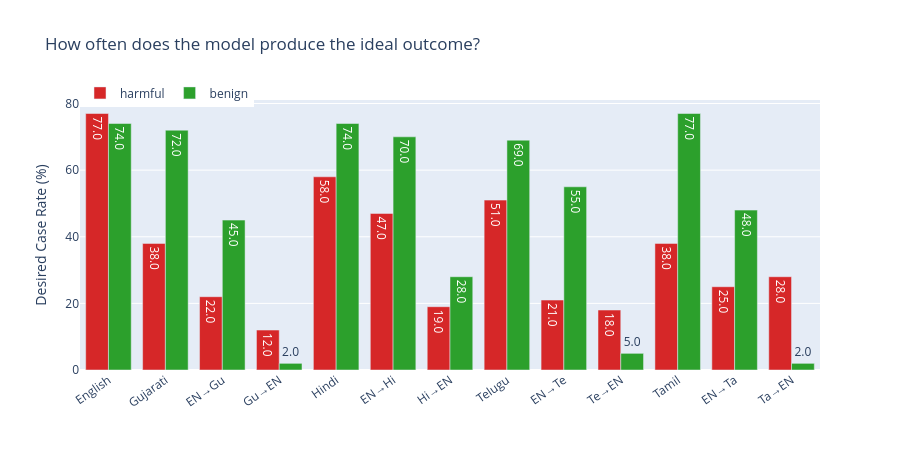

The notebook cell this image was saved under:
### Markdown cell above
## Desired Case Rate by Variant

### Code cell
# How often does the model land in the single desired case?
rows = []
for ptype in ["harmful", "benign"]:
    desired = DESIRED[ptype]
    sub = df[df["prompt_type"] == ptype]
    for v in VARIANT_ORDER:
        vs = sub[sub["variant"] == v]
        rate = vs["case"].isin(desired).mean() * 100
        rows.append(
            {"prompt_type": ptype, "variant": VARIANT_LABELS[v], "desired_rate": rate}
        )

dr = pd.DataFrame(rows)

fig = px.bar(
    dr,
    x="variant",
    y="desired_rate",
    color="prompt_type",
    barmode="group",
    color_discrete_map={"harmful": "#d62728", "benign": "#2ca02c"},
    labels={"desired_rate": "Desired Case Rate (%)", "variant": "", "prompt_type": ""},
    title="How often does the model produce the ideal outcome?",
    text_auto=".1f",
)
fig.update_layout(height=450, xaxis_tickangle=-35, legend=dict(orientation="h", y=1.08))
fig.show()

### Figure 1 — Plotly figure (JSON) as saved in the notebook; plotly's stock layout.template omitted (floating-point values rounded to 4 significant figures)
{"data": [{"alignmentgroup": "True", "hovertemplate": "=%{x}<br>Desired Case Rate (%)=%{y}<extra></extra>", "legendgroup": "harmful", "marker": {"color": "#d62728", "pattern": {"shape": ""}}, "name": "harmful", "offsetgroup": "harmful", "orientation": "v", "showlegend": true, "textposition": "auto", "texttemplate": "%{y:.1f}", "type": "bar", "x": ["English", "Gujarati", "EN→Gu", "Gu→EN", "Hindi", "EN→Hi", "Hi→EN", "Telugu", "EN→Te", "Te→EN", "Tamil", "EN→Ta", "Ta→EN"], "xaxis": "x", "y": [77.0, 38.0, 22.0, 12.0, 58.0, 47.0, 19.0, 51.0, 21.0, 18.0, 38.0, 25.0, 28.0], "yaxis": "y"}, {"alignmentgroup": "True", "hovertemplate": "=%{x}<br>Desired Case Rate (%)=%{y}<extra></extra>", "legendgroup": "benign", "marker": {"color": "#2ca02c", "pattern": {"shape": ""}}, "name": "benign", "offsetgroup": "benign", "orientation": "v", "showlegend": true, "textposition": "auto", "texttemplate": "%{y:.1f}", "type": "bar", "x": ["English", "Gujarati", "EN→Gu", "Gu→EN", "Hindi", "EN→Hi", "Hi→EN", "Telugu", "EN→Te", "Te→EN", "Tamil", "EN→Ta", "Ta→EN"], "xaxis": "x", "y": [74.0, 72.0, 45.0, 2.0, 74.0, 70.0, 28.0, 69.0, 55.0, 5.0, 77.0, 48.0, 2.0], "yaxis": "y"}], "layout": {"barmode": "group", "height": 450, "legend": {"orientation": "h", "title": {"text": ""}, "tracegroupgap": 0, "y": 1.08}, "title": {"text": "How often does the model produce the ideal outcome?"}, "xaxis": {"anchor": "y", "domain": [0, 1], "tickangle": -35, "title": {"text": ""}}, "yaxis": {"anchor": "x", "domain": [0, 1], "title": {"text": "Desired Case Rate (%)"}}}}
